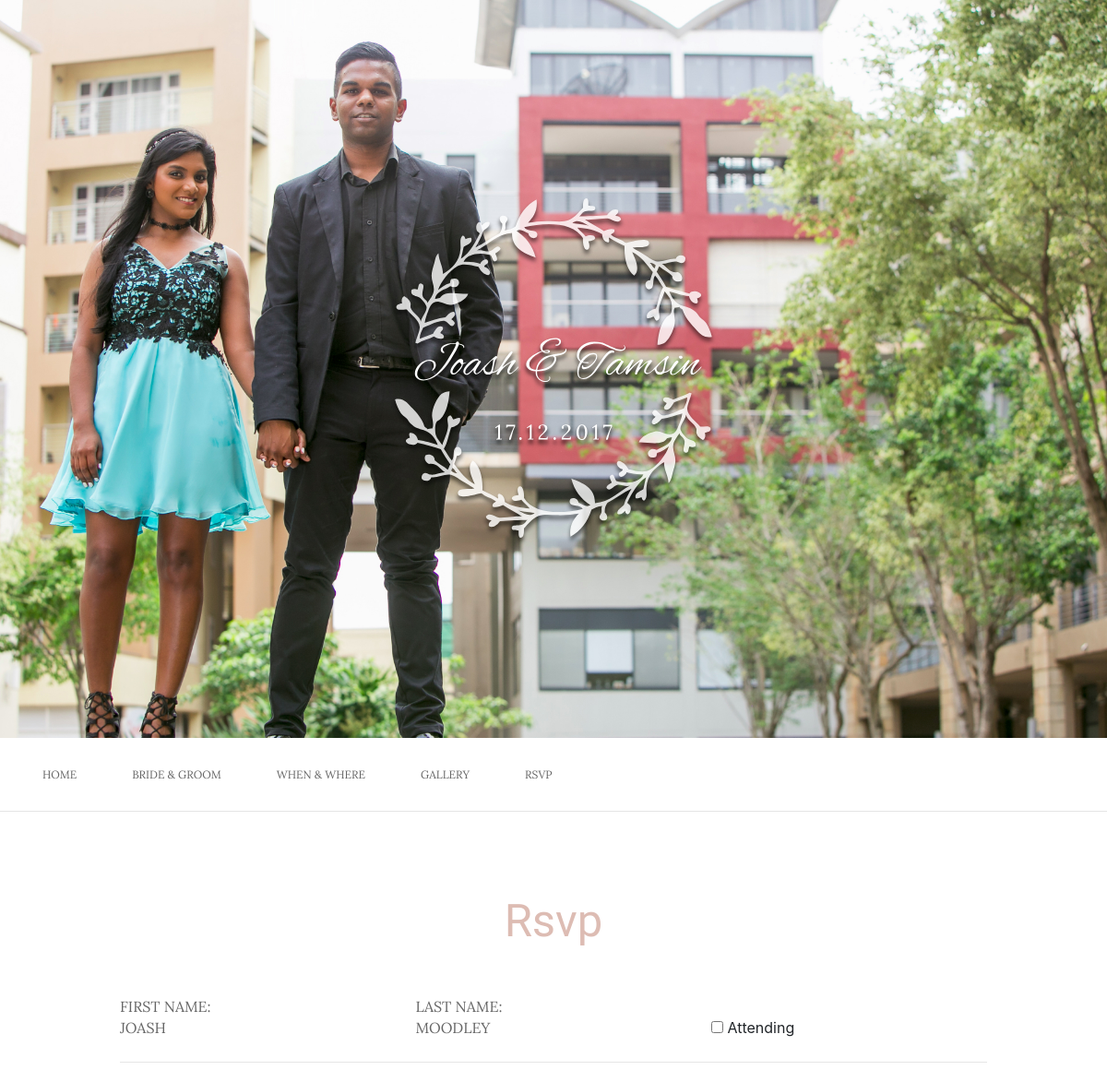
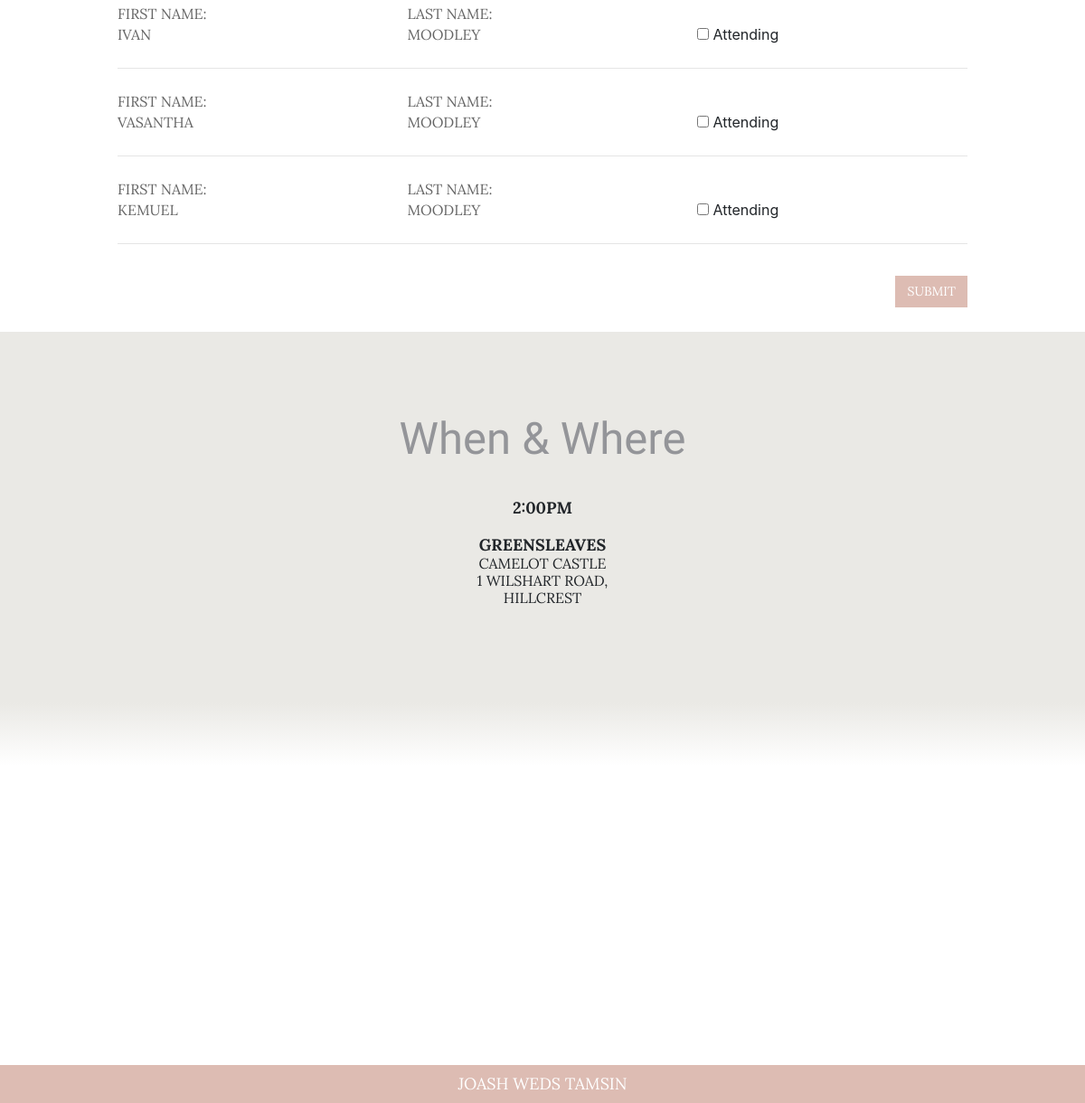
Screenshot of /rsvp/125/ with the database file from the repository (2 pictures, top to bottom).
### guest/models.py (models this page shows, shortened)
class Guest(models.Model):
    first_name = models.CharField(max_length=100)
    last_name = models.CharField(max_length=100)
    invite = models.ForeignKey(Invite)
    attending = models.BooleanField(default=False)

### guest/views.py (the view)
# urls.py: url(r'^rsvp/(?P<id>(\d+))/$', views.rsvp),
def rsvp(request, id):
    guests = Guest.objects.filter(invite__invite_number=id)
    template_data = {
        'id': id,
        'guests': guests
    }
    template = 'qr-scan.html'
    if request.POST:
        for guest in guests:
            if 'attending_%s_%s' % (guest.first_name, guest.last_name) in request.POST:
                guest.attending = True
                guest.save()
                return HttpResponseRedirect('/confirmation/')
    return render(request, template, template_data,)

### guest/templates/qr-scan.html (shortened to what this page needs)
{% extends "base.html" %}
{% block content %}
<div class="form_attend">
  <div class="heading">Rsvp</div>
<form method="POST" class="post-form">
  {% for guest in guests %}
  <div class="name">First name:<br>{{guest.first_name}}</div>
  <div class="l_name"> Last name:<br>{{guest.last_name}}</div>
 <input type="checkbox" name="attending_{{guest.first_name}}_{{guest.last_name}}" value="yes"> Attending<br>
  <div class="line"></div>
  {% endfor %}
<button type="submit" class="save btn btn-default">Submit</button>
</form>
</div>
<div id="when">
        <div class="heading">When &amp; Where</div>
        <div class="details"><span style="font-weight:bold;">2:00pm</span><br><br><span style="font-weight:bold;">Greensleaves</span><br>Camelot Castle<br>1 Wilshart Road,<br>Hillcrest</div>
</div>
<div id="map_details">
        <a href="https://www.google.co.za/maps/place/Greensleeves+Medieval+Kingdom+at+Camelot/@-29.7608405,30.7686882,17z/data=!3m1!4b1!4m5!3m4!1s0x1ef6fb174ef90899:0x8a6f88276fd188a2!8m2!3d-29.7608452!4d30.7708822?hl=en" class="gradient" target="_blank"></a>
        <a href="https://www.google.co.za/maps/place/Greensleeves+Medieval+Kingdom+at+Camelot/@-29.7608405,30.7686882,17z/data=!3m1!4b1!4m5!3m4!1s0x1ef6fb174ef90899:0x8a6f88276fd188a2!8m2!3d-29.7608452!4d30.7708822?hl=en" target="_blank" id="map"></a>
</div>
{% endblock content %}

### rows the page displays
Guest: first_name "JOASH", last_name "MOODLEY"
Guest: first_name "IVAN", last_name "MOODLEY"
Guest: first_name "VASANTHA", last_name "MOODLEY"
Guest: first_name "KEMUEL", last_name "MOODLEY"
